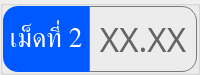
                     <widget class="QGroupBox" name="thickness_val_group_2">
                      <property name="minimumSize">
                       <size>
                        <width>0</width>
                        <height>0</height>
                       </size>
                      </property>
                      <property name="maximumSize">
                       <size>
                        <width>16777215</width>
                        <height>60</height>
                       </size>
                      </property>
                      <property name="styleSheet">
                       <string notr="true">color: rgb(255, 255, 255);</string>
                      </property>
                      <layout class="QHBoxLayout" name="horizontalLayout_15">
                       <property name="spacing">
                        <number>0</number>
                       </property>
                       <property name="leftMargin">
                        <number>0</number>
                       </property>
                       <property name="topMargin">
                        <number>0</number>
                       </property>
                       <property name="rightMargin">
                        <number>0</number>
                       </property>
                       <property name="bottomMargin">
                        <number>0</number>
                       </property>
                       <item>
                        <widget class="QLabel" name="thickness_val_title_2">
                         <property name="minimumSize">
                          <size>
                           <width>80</width>
                           <height>0</height>
                          </size>
                         </property>
                         <property name="maximumSize">
                          <size>
                           <width>110</width>
                           <height>16777215</height>
                          </size>
                         </property>
                         <property name="font">
                          <font>
                           <family>Kanit</family>
                           <pointsize>20</pointsize>
                           <italic>false</italic>
                           <bold>false</bold>
                           <underline>false</underline>
                           <strikeout>false</strikeout>
                          </font>
                         </property>
                         <property name="styleSheet">
                          <string notr="true">background-color: #0059fe;
border-top-left-radius: 15px;
border-bottom-left-radius: 15px;</string>
                         </property>
                         <property name="text">
                          <string>เม็ดที่ 2</string>
                         </property>
                         <property name="alignment">
                          <set>Qt::AlignmentFlag::AlignCenter</set>
                         </property>
                        </widget>
                       </item>
                       <item>
                        <widget class="QFrame" name="thickness_val_frame_2">
                         <property name="minimumSize">
                          <size>
                           <width>0</width>
                           <height>0</height>
                          </size>
                         </property>
                         <property name="styleSheet">
                          <string notr="true">border: solid;
border-width: 1px;
border-color: rgb(121, 121, 121);
border-top-right-radius: 15px;
border-bottom-right-radius: 15px;</string>
                         </property>
                         <property name="frameShape">
                          <enum>QFrame::Shape::StyledPanel</enum>
                         </property>
                         <property name="frameShadow">
                          <enum>QFrame::Shadow::Raised</enum>
                         </property>
                         <layout class="QHBoxLayout" name="horizontalLayout_16">
                          <item>
                           <widget class="QPushButton" name="thickness_val_2">
                            <property name="font">
                             <font>
                              <family>Kanit</family>
                              <pointsize>25</pointsize>
                             </font>
                            </property>
                            <property name="styleSheet">
                             <string notr="true">border: none;
color: rgb(100, 100, 100);</string>
                            </property>
                            <property name="text">
                             <string>XX.XX</string>
                            </property>
                           </widget>
                          </item>
                         </layout>
                        </widget>
                       </item>
                      </layout>
                     </widget>
